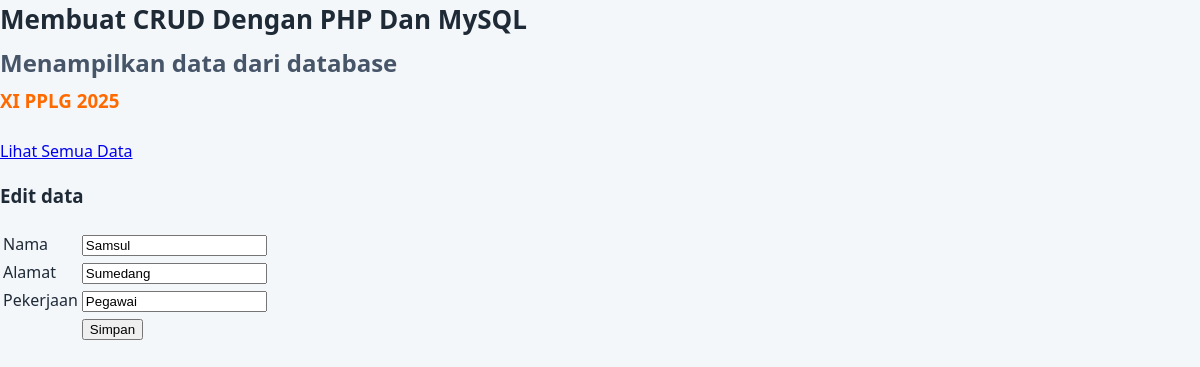
Screenshot of /edit.php?id=6 with the database file from the repository.
### tables this page shows
CREATE TABLE `user` (
  `id` int(10) UNSIGNED NOT NULL,
  `nama` varchar(50) NOT NULL,
  `alamat` text NOT NULL,
  `pekerjaan` varchar(50) NOT NULL
);

### edit.php (the view, shortened to what this page needs)
<!DOCTYPE html>
<html>
<head>
	<link rel="stylesheet" type="text/css" href="style.css">
</head>
<body>
	<div class="judul">
		<h1>Membuat CRUD Dengan PHP Dan MySQL</h1>
		<h2>Menampilkan data dari database</h2>
		<h3>XI PPLG 2025</h3>
	</div>
	<br/>
	<a href="index.php">Lihat Semua Data</a>
	<br/>
	<h3>Edit data</h3>
	<?php
	$id = $_GET['id'];
	$query_mysql = mysql_query("SELECT * FROM user WHERE id='$id'")or die(mysql_error());
	while($data = mysql_fetch_array($query_mysql)){
	?>
	<form action="update.php" method="post">
		<table>
			<tr>
				<td>Nama</td>
				<td>
					<input type="text" name="nama" value="<?php echo $data['nama'] ?>">
				</td>
			</tr>
			<tr>
				<td>Alamat</td>
				<td><input type="text" name="alamat" value="<?php echo $data['alamat'] ?>"></td>
			</tr>
			<tr>
				<td>Pekerjaan</td>
				<td><input type="text" name="pekerjaan" value="<?php echo $data['pekerjaan'] ?>"></td>
			</tr>
			<tr>
				<td></td>
				<td><input type="submit" value="Simpan"></td>
			</tr>
		</table>
	</form>
	<?php } ?>
</body>
</html>

### style.css (style rules this page uses)
* { box-sizing: border-box; }
html, body { margin: 0; padding: 0; }
body { font-family: "Segoe UI", system-ui, -apple-system, Arial, sans-serif; background: #f4f7fa; color: #1f2a37; line-height: 1.5; }
.judul h1 { margin: 0 0 6px 0; font-size: 26px; }
.judul h2 { margin: 0 0 6px 0; font-weight: 600; color: #475569; }
.judul h3 { margin: 0; font-weight: 700; color: #ff6a00; }

### rows the page displays
user: nama "Samsul", alamat "Sumedang", pekerjaan "Pegawai"
